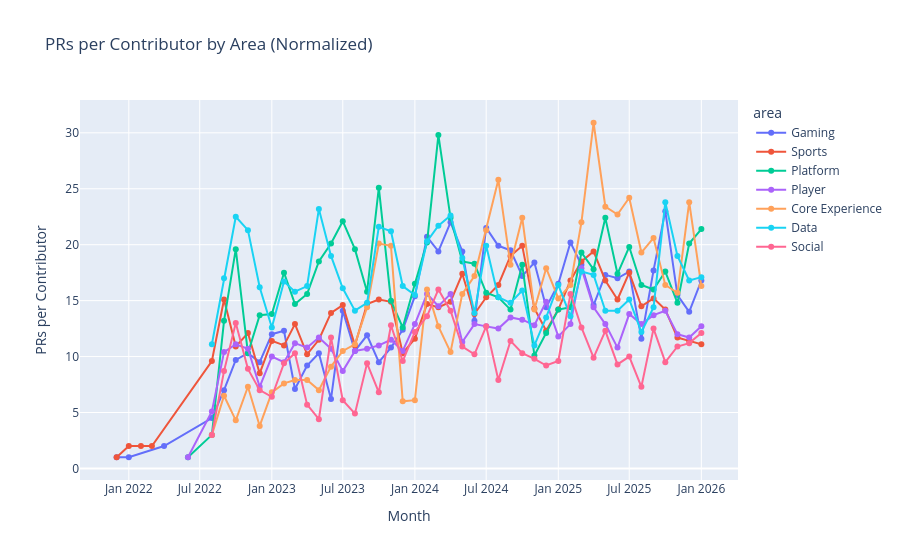

Write notebook code for a chart like this one.
### Code cell
# Normalized throughput (PRs per contributor) by area
fig = px.line(df_by_area, x='month', y='prs_per_contributor', color='area',
              title='PRs per Contributor by Area (Normalized)',
              markers=True)
fig.update_layout(yaxis_title='PRs per Contributor', xaxis_title='Month')
fig.show()

# Export manually: fig.write_image('pr-throughput-by-area-normalized.png')

### Figure 1 — Plotly figure (JSON) as saved in the notebook; plotly's stock layout.template omitted (floating-point values rounded to 4 significant figures)
{"data": [{"hovertemplate": "area=Gaming<br>month=%{x}<br>prs_per_contributor=%{y}<extra></extra>", "legendgroup": "Gaming", "line": {"color": "#636efa", "dash": "solid"}, "marker": {"symbol": "circle"}, "mode": "lines+markers", "name": "Gaming", "orientation": "v", "showlegend": true, "type": "scatter", "x": ["2021-12-01", "2022-01-01", "2022-04-01", "2022-08-01", "2022-09-01", "2022-10-01", "2022-11-01", "2022-12-01", "2023-01-01", "2023-02-01", "2023-03-01", "2023-04-01", "2023-05-01", "2023-06-01", "2023-07-01", "2023-08-01", "2023-09-01", "2023-10-01", "2023-11-01", "2023-12-01", "2024-01-01", "2024-02-01", "2024-03-01", "2024-04-01", "2024-05-01", "2024-06-01", "2024-07-01", "2024-08-01", "2024-09-01", "2024-10-01", "2024-11-01", "2024-12-01", "2025-01-01", "2025-02-01", "2025-03-01", "2025-04-01", "2025-05-01", "2025-06-01", "2025-07-01", "2025-08-01", "2025-09-01", "2025-10-01", "2025-11-01", "2025-12-01", "2026-01-01"], "xaxis": "x", "y": [1.0, 1.0, 2.0, 4.5, 7.0, 9.7, 10.3, 9.5, 12.0, 12.3, 7.1, 9.2, 10.3, 6.2, 14.1, 10.5, 11.9, 9.5, 10.8, 12.4, 15.4, 20.7, 19.4, 22.0, 19.4, 13.2, 21.5, 19.9, 19.5, 17.2, 18.4, 14.4, 16.5, 20.2, 18.2, 14.6, 17.3, 17.0, 17.6, 11.6, 17.7, 23.0, 15.5, 14.0, 16.8], "yaxis": "y"}, {"hovertemplate": "area=Sports<br>month=%{x}<br>prs_per_contributor=%{y}<extra></extra>", "legendgroup": "Sports", "line": {"color": "#EF553B", "dash": "solid"}, "marker": {"symbol": "circle"}, "mode": "lines+markers", "name": "Sports", "orientation": "v", "showlegend": true, "type": "scatter", "x": ["2021-12-01", "2022-01-01", "2022-02-01", "2022-03-01", "2022-08-01", "2022-09-01", "2022-10-01", "2022-11-01", "2022-12-01", "2023-01-01", "2023-02-01", "2023-03-01", "2023-04-01", "2023-05-01", "2023-06-01", "2023-07-01", "2023-08-01", "2023-09-01", "2023-10-01", "2023-11-01", "2023-12-01", "2024-01-01", "2024-02-01", "2024-03-01", "2024-04-01", "2024-05-01", "2024-06-01", "2024-07-01", "2024-08-01", "2024-09-01", "2024-10-01", "2024-11-01", "2024-12-01", "2025-01-01", "2025-02-01", "2025-03-01", "2025-04-01", "2025-05-01", "2025-06-01", "2025-07-01", "2025-08-01", "2025-09-01", "2025-10-01", "2025-11-01", "2025-12-01", "2026-01-01"], "xaxis": "x", "y": [1.0, 2.0, 2.0, 2.0, 9.6, 15.1, 10.9, 12.1, 8.5, 11.4, 11.0, 12.9, 10.2, 11.5, 13.9, 14.6, 11.0, 14.7, 15.1, 14.9, 10.3, 11.6, 14.7, 14.4, 14.9, 17.4, 13.8, 15.3, 16.4, 19.0, 19.9, 14.3, 12.3, 14.2, 16.8, 18.5, 19.4, 16.8, 15.1, 17.5, 14.5, 15.2, 14.2, 11.7, 11.4, 11.1], "yaxis": "y"}, {"hovertemplate": "area=Platform<br>month=%{x}<br>prs_per_contributor=%{y}<extra></extra>", "legendgroup": "Platform", "line": {"color": "#00cc96", "dash": "solid"}, "marker": {"symbol": "circle"}, "mode": "lines+markers", "name": "Platform", "orientation": "v", "showlegend": true, "type": "scatter", "x": ["2022-06-01", "2022-08-01", "2022-09-01", "2022-10-01", "2022-11-01", "2022-12-01", "2023-01-01", "2023-02-01", "2023-03-01", "2023-04-01", "2023-05-01", "2023-06-01", "2023-07-01", "2023-08-01", "2023-09-01", "2023-10-01", "2023-11-01", "2023-12-01", "2024-01-01", "2024-02-01", "2024-03-01", "2024-04-01", "2024-05-01", "2024-06-01", "2024-07-01", "2024-08-01", "2024-09-01", "2024-10-01", "2024-11-01", "2024-12-01", "2025-01-01", "2025-02-01", "2025-03-01", "2025-04-01", "2025-05-01", "2025-06-01", "2025-07-01", "2025-08-01", "2025-09-01", "2025-10-01", "2025-11-01", "2025-12-01", "2026-01-01"], "xaxis": "x", "y": [1.0, 3.0, 13.2, 19.6, 10.3, 13.7, 13.8, 17.5, 14.7, 15.6, 18.5, 20.1, 22.1, 19.6, 15.8, 25.1, 15.0, 12.6, 16.5, 20.2, 29.8, 22.4, 18.5, 18.3, 15.7, 15.3, 14.2, 18.2, 10.1, 12.1, 14.2, 14.4, 19.3, 17.8, 22.4, 17.4, 19.8, 16.4, 16.0, 17.6, 14.8, 20.1, 21.4], "yaxis": "y"}, {"hovertemplate": "area=Player<br>month=%{x}<br>prs_per_contributor=%{y}<extra></extra>", "legendgroup": "Player", "line": {"color": "#ab63fa", "dash": "solid"}, "marker": {"symbol": "circle"}, "mode": "lines+markers", "name": "Player", "orientation": "v", "showlegend": true, "type": "scatter", "x": ["2022-06-01", "2022-08-01", "2022-09-01", "2022-10-01", "2022-11-01", "2022-12-01", "2023-01-01", "2023-02-01", "2023-03-01", "2023-04-01", "2023-05-01", "2023-06-01", "2023-07-01", "2023-08-01", "2023-09-01", "2023-10-01", "2023-11-01", "2023-12-01", "2024-01-01", "2024-02-01", "2024-03-01", "2024-04-01", "2024-05-01", "2024-06-01", "2024-07-01", "2024-08-01", "2024-09-01", "2024-10-01", "2024-11-01", "2024-12-01", "2025-01-01", "2025-02-01", "2025-03-01", "2025-04-01", "2025-05-01", "2025-06-01", "2025-07-01", "2025-08-01", "2025-09-01", "2025-10-01", "2025-11-01", "2025-12-01", "2026-01-01"], "xaxis": "x", "y": [1.0, 5.1, 10.4, 11.1, 10.7, 7.3, 10.0, 9.5, 11.2, 10.8, 11.7, 10.7, 8.7, 10.5, 10.7, 11.0, 11.5, 10.5, 12.9, 15.6, 14.5, 15.6, 11.3, 12.9, 12.7, 12.5, 13.5, 13.3, 12.8, 14.9, 11.8, 12.9, 17.9, 14.4, 12.9, 10.8, 13.8, 12.9, 13.7, 14.1, 12.0, 11.7, 12.7], "yaxis": "y"}, {"hovertemplate": "area=Core Experience<br>month=%{x}<br>prs_per_contributor=%{y}<extra></extra>", "legendgroup": "Core Experience", "line": {"color": "#FFA15A", "dash": "solid"}, "marker": {"symbol": "circle"}, "mode": "lines+markers", "name": "Core Experience", "orientation": "v", "showlegend": true, "type": "scatter", "x": ["2022-08-01", "2022-09-01", "2022-10-01", "2022-11-01", "2022-12-01", "2023-01-01", "2023-02-01", "2023-03-01", "2023-04-01", "2023-05-01", "2023-06-01", "2023-07-01", "2023-08-01", "2023-09-01", "2023-10-01", "2023-11-01", "2023-12-01", "2024-01-01", "2024-02-01", "2024-03-01", "2024-04-01", "2024-05-01", "2024-06-01", "2024-07-01", "2024-08-01", "2024-09-01", "2024-10-01", "2024-11-01", "2024-12-01", "2025-01-01", "2025-02-01", "2025-03-01", "2025-04-01", "2025-05-01", "2025-06-01", "2025-07-01", "2025-08-01", "2025-09-01", "2025-10-01", "2025-11-01", "2025-12-01", "2026-01-01"], "xaxis": "x", "y": [3.0, 6.5, 4.3, 7.3, 3.8, 6.8, 7.6, 7.9, 7.9, 7.0, 9.1, 10.5, 11.1, 14.4, 20.1, 19.9, 6.0, 6.1, 16.0, 12.7, 10.4, 15.6, 17.2, 21.3, 25.8, 18.2, 22.4, 14.2, 17.9, 15.2, 16.4, 22.0, 30.9, 23.4, 22.7, 24.2, 19.3, 20.6, 16.4, 15.7, 23.8, 16.3], "yaxis": "y"}, {"hovertemplate": "area=Data<br>month=%{x}<br>prs_per_contributor=%{y}<extra></extra>", "legendgroup": "Data", "line": {"color": "#19d3f3", "dash": "solid"}, "marker": {"symbol": "circle"}, "mode": "lines+markers", "name": "Data", "orientation": "v", "showlegend": true, "type": "scatter", "x": ["2022-08-01", "2022-09-01", "2022-10-01", "2022-11-01", "2022-12-01", "2023-01-01", "2023-02-01", "2023-03-01", "2023-04-01", "2023-05-01", "2023-06-01", "2023-07-01", "2023-08-01", "2023-09-01", "2023-10-01", "2023-11-01", "2023-12-01", "2024-01-01", "2024-02-01", "2024-03-01", "2024-04-01", "2024-05-01", "2024-06-01", "2024-07-01", "2024-08-01", "2024-09-01", "2024-10-01", "2024-11-01", "2024-12-01", "2025-01-01", "2025-02-01", "2025-03-01", "2025-04-01", "2025-05-01", "2025-06-01", "2025-07-01", "2025-08-01", "2025-09-01", "2025-10-01", "2025-11-01", "2025-12-01", "2026-01-01"], "xaxis": "x", "y": [11.1, 17.0, 22.5, 21.3, 16.2, 12.6, 16.7, 15.8, 16.3, 23.2, 19.0, 16.1, 14.1, 14.8, 21.6, 21.2, 16.3, 15.5, 20.3, 21.7, 22.6, 18.8, 13.9, 19.9, 15.3, 14.8, 15.9, 11.0, 13.5, 16.4, 13.6, 17.6, 17.3, 14.1, 14.1, 15.1, 12.2, 14.4, 23.8, 19.0, 16.8, 17.1], "yaxis": "y"}, {"hovertemplate": "area=Social<br>month=%{x}<br>prs_per_contributor=%{y}<extra></extra>", "legendgroup": "Social", "line": {"color": "#FF6692", "dash": "solid"}, "marker": {"symbol": "circle"}, "mode": "lines+markers", "name": "Social", "orientation": "v", "showlegend": true, "type": "scatter", "x": ["2022-08-01", "2022-09-01", "2022-10-01", "2022-11-01", "2022-12-01", "2023-01-01", "2023-02-01", "2023-03-01", "2023-04-01", "2023-05-01", "2023-06-01", "2023-07-01", "2023-08-01", "2023-09-01", "2023-10-01", "2023-11-01", "2023-12-01", "2024-01-01", "2024-02-01", "2024-03-01", "2024-04-01", "2024-05-01", "2024-06-01", "2024-07-01", "2024-08-01", "2024-09-01", "2024-10-01", "2024-11-01", "2024-12-01", "2025-01-01", "2025-02-01", "2025-03-01", "2025-04-01", "2025-05-01", "2025-06-01", "2025-07-01", "2025-08-01", "2025-09-01", "2025-10-01", "2025-11-01", "2025-12-01", "2026-01-01"], "xaxis": "x", "y": [3.0, 8.7, 13.0, 8.9, 7.0, 6.4, 9.4, 10.3, 5.7, 4.4, 11.7, 6.1, 4.9, 9.4, 6.8, 12.8, 9.6, 12.2, 13.6, 16.0, 14.1, 10.9, 10.2, 12.7, 7.9, 11.4, 10.3, 9.8, 9.2, 9.6, 15.6, 12.6, 9.9, 12.3, 9.3, 10.0, 7.3, 12.5, 9.5, 10.9, 11.2, 12.1], "yaxis": "y"}], "layout": {"legend": {"title": {"text": "area"}, "tracegroupgap": 0}, "title": {"text": "PRs per Contributor by Area (Normalized)"}, "xaxis": {"anchor": "y", "domain": [0, 1], "title": {"text": "Month"}}, "yaxis": {"anchor": "x", "domain": [0, 1], "title": {"text": "PRs per Contributor"}}}}
